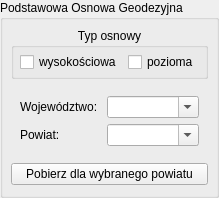
         <widget class="QgsCollapsibleGroupBox" name="osnowa_podstawowa_groupBox">
          <property name="title">
           <string>Podstawowa Osnowa Geodezyjna</string>
          </property>
          <property name="collapsed">
           <bool>true</bool>
          </property>
          <property name="saveCollapsedState">
           <bool>false</bool>
          </property>
          <layout class="QVBoxLayout" name="verticalLayout_18">
           <property name="leftMargin">
            <number>8</number>
           </property>
           <property name="topMargin">
            <number>8</number>
           </property>
           <property name="rightMargin">
            <number>8</number>
           </property>
           <property name="bottomMargin">
            <number>10</number>
           </property>
           <property name="spacing">
            <number>8</number>
           </property>
           <item>
            <widget class="QGroupBox" name="groupBox_24">
             <property name="title">
              <string>Typ osnowy</string>
             </property>
             <property name="alignment">
              <set>Qt::AlignHCenter|Qt::AlignTop</set>
             </property>
             <layout class="QHBoxLayout" name="horizontalLayout_25">
              <property name="leftMargin">
               <number>6</number>
              </property>
              <property name="topMargin">
               <number>4</number>
              </property>
              <property name="rightMargin">
               <number>6</number>
              </property>
              <property name="bottomMargin">
               <number>4</number>
              </property>
              <item alignment="Qt::AlignHCenter|Qt::AlignVCenter">
               <widget class="QCheckBox" name="osnowa_H_rdbtn">
                <property name="text">
                 <string>wysokościowa</string>
                </property>
               </widget>
              </item>
              <item alignment="Qt::AlignHCenter|Qt::AlignVCenter">
               <widget class="QCheckBox" name="osnowa_XY_rdbtn">
                <property name="text">
                 <string>pozioma</string>
                </property>
               </widget>
              </item>
             </layout>
            </widget>
           </item>
           <item>
            <widget class="QWidget" name="widget_11" native="true">
             <layout class="QFormLayout" name="formLayout_17">
              <item row="0" column="0">
               <widget class="QLabel" name="label_50">
                <property name="text">
                 <string>Województwo: </string>
                </property>
               </widget>
              </item>
              <item row="0" column="1">
               <widget class="QComboBox" name="osnowa_wojewodztwo_cmbbx">
                <property name="editable">
                 <bool>true</bool>
                </property>
                <item>
                 <property name="text">
                  <string />
                 </property>
                </item>
               </widget>
              </item>
              <item row="1" column="0">
               <widget class="QLabel" name="label_51">
                <property name="text">
                 <string>Powiat: </string>
                </property>
               </widget>
              </item>
              <item row="1" column="1">
               <widget class="QComboBox" name="osnowa_powiat_cmbbx">
                <property name="editable">
                 <bool>true</bool>
                </property>
               </widget>
              </item>
             </layout>
            </widget>
           </item>
           <item>
            <widget class="QPushButton" name="osnowa_selected_btn">
             <property name="text">
              <string>Pobierz dla wybranego powiatu</string>
             </property>
             <property name="cursor">
              <cursorShape>PointingHandCursor</cursorShape>
             </property>
             <property name="icon">
              <iconset>
               <normaloff>../images/download.svg</normaloff>../images/download.svg</iconset>
             </property>
             <property name="role" stdset="0">
              <string notr="true">primary</string>
             </property>
            </widget>
           </item>
          </layout>
         </widget>
